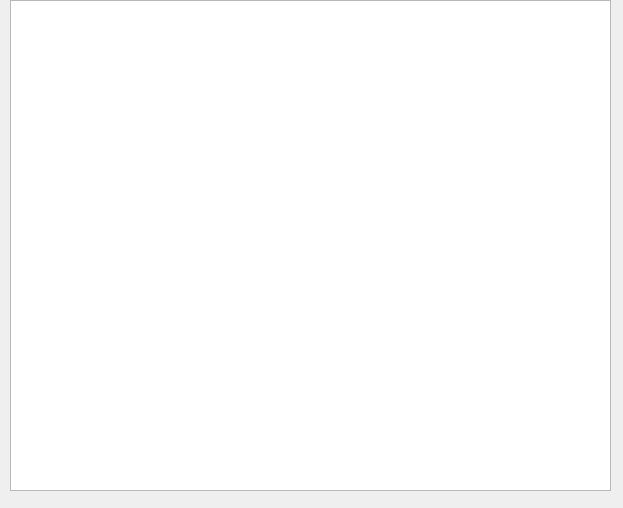
<?xml version="1.0" encoding="UTF-8"?>
<ui version="4.0">
 <class>InterfaceSchedule</class>
 <widget class="QDialog" name="InterfaceSchedule">
  <property name="geometry">
   <rect>
    <x>0</x>
    <y>0</y>
    <width>623</width>
    <height>508</height>
   </rect>
  </property>
  <property name="windowTitle">
   <string>InterfaceSchedule</string>
  </property>
  <widget class="QTextEdit" name="textEditResultado">
   <property name="geometry">
    <rect>
     <x>10</x>
     <y>0</y>
     <width>601</width>
     <height>491</height>
    </rect>
   </property>
  </widget>
 </widget>
 <resources/>
 <connections/>
</ui>
